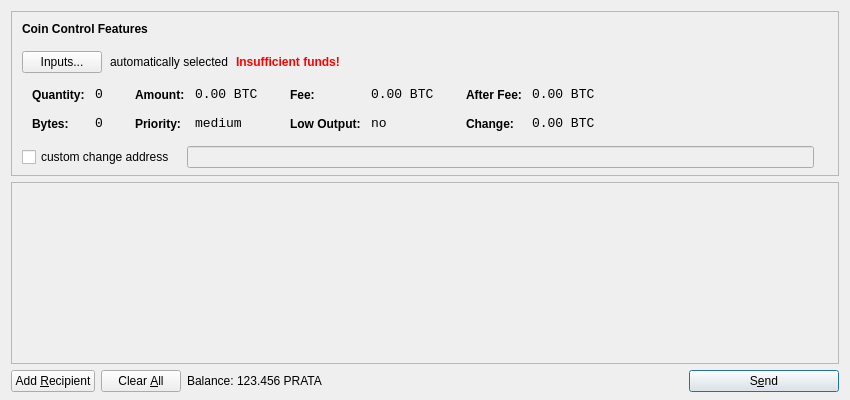
<?xml version="1.0" encoding="UTF-8"?>
<ui version="4.0">
 <class>SendCoinsDialog</class>
 <widget class="QDialog" name="SendCoinsDialog">
  <property name="geometry">
   <rect>
    <x>0</x>
    <y>0</y>
    <width>850</width>
    <height>400</height>
   </rect>
  </property>
  <property name="windowTitle">
   <string>Send Coins</string>
  </property>
  <layout class="QVBoxLayout" name="verticalLayout" stretch="0,1,0">
   <property name="bottomMargin">
    <number>8</number>
   </property>
   <item>
    <widget class="QFrame" name="frameCoinControl">
     <property name="sizePolicy">
      <sizepolicy hsizetype="Expanding" vsizetype="Expanding">
       <horstretch>0</horstretch>
       <verstretch>0</verstretch>
      </sizepolicy>
     </property>
     <property name="maximumSize">
      <size>
       <width>16777215</width>
       <height>16777215</height>
      </size>
     </property>
     <property name="frameShape">
      <enum>QFrame::StyledPanel</enum>
     </property>
     <property name="frameShadow">
      <enum>QFrame::Sunken</enum>
     </property>
     <layout class="QVBoxLayout" name="verticalLayoutCoinControl2">
      <property name="spacing">
       <number>-1</number>
      </property>
      <property name="leftMargin">
       <number>0</number>
      </property>
      <property name="topMargin">
       <number>0</number>
      </property>
      <property name="rightMargin">
       <number>0</number>
      </property>
      <property name="bottomMargin">
       <number>6</number>
      </property>
      <item>
       <layout class="QVBoxLayout" name="verticalLayoutCoinControl" stretch="0,0,0,0,1">
        <property name="spacing">
         <number>0</number>
        </property>
        <property name="leftMargin">
         <number>10</number>
        </property>
        <property name="topMargin">
         <number>10</number>
        </property>
        <item>
         <layout class="QHBoxLayout" name="horizontalLayoutCoinControl1">
          <property name="bottomMargin">
           <number>15</number>
          </property>
          <item>
           <widget class="QLabel" name="labelCoinControlFeatures">
            <property name="sizePolicy">
             <sizepolicy hsizetype="Preferred" vsizetype="Maximum">
              <horstretch>0</horstretch>
              <verstretch>0</verstretch>
             </sizepolicy>
            </property>
            <property name="font">
             <font>
              <weight>75</weight>
              <bold>true</bold>
             </font>
            </property>
            <property name="styleSheet">
             <string notr="true">font-weight:bold;</string>
            </property>
            <property name="text">
             <string>Coin Control Features</string>
            </property>
           </widget>
          </item>
         </layout>
        </item>
        <item>
         <layout class="QHBoxLayout" name="horizontalLayoutCoinControl2" stretch="0,0,0,0">
          <property name="spacing">
           <number>8</number>
          </property>
          <property name="bottomMargin">
           <number>10</number>
          </property>
          <item>
           <widget class="QPushButton" name="pushButtonCoinControl">
            <property name="styleSheet">
             <string notr="true"/>
            </property>
            <property name="text">
             <string>Inputs...</string>
            </property>
           </widget>
          </item>
          <item>
           <widget class="QLabel" name="labelCoinControlAutomaticallySelected">
            <property name="text">
             <string>automatically selected</string>
            </property>
            <property name="margin">
             <number>5</number>
            </property>
           </widget>
          </item>
          <item>
           <widget class="QLabel" name="labelCoinControlInsuffFunds">
            <property name="font">
             <font>
              <weight>75</weight>
              <bold>true</bold>
             </font>
            </property>
            <property name="styleSheet">
             <string notr="true">color:red;font-weight:bold;</string>
            </property>
            <property name="text">
             <string>Insufficient funds!</string>
            </property>
            <property name="margin">
             <number>5</number>
            </property>
           </widget>
          </item>
          <item>
           <spacer name="horizontalSpacerCoinControl">
            <property name="orientation">
             <enum>Qt::Horizontal</enum>
            </property>
            <property name="sizeHint" stdset="0">
             <size>
              <width>40</width>
              <height>1</height>
             </size>
            </property>
           </spacer>
          </item>
         </layout>
        </item>
        <item>
         <widget class="QWidget" name="widgetCoinControl" native="true">
          <property name="sizePolicy">
           <sizepolicy hsizetype="Preferred" vsizetype="Preferred">
            <horstretch>0</horstretch>
            <verstretch>0</verstretch>
           </sizepolicy>
          </property>
          <property name="minimumSize">
           <size>
            <width>0</width>
            <height>0</height>
           </size>
          </property>
          <property name="styleSheet">
           <string notr="true"/>
          </property>
          <layout class="QHBoxLayout" name="horizontalLayoutCoinControl5">
           <property name="margin">
            <number>0</number>
           </property>
           <item>
            <layout class="QHBoxLayout" name="horizontalLayoutCoinControl3" stretch="0,0,0,1">
             <property name="spacing">
              <number>20</number>
             </property>
             <property name="topMargin">
              <number>0</number>
             </property>
             <property name="bottomMargin">
              <number>10</number>
             </property>
             <item>
              <layout class="QFormLayout" name="formLayoutCoinControl1">
               <property name="horizontalSpacing">
                <number>10</number>
               </property>
               <property name="verticalSpacing">
                <number>14</number>
               </property>
               <property name="leftMargin">
                <number>10</number>
               </property>
               <property name="topMargin">
                <number>4</number>
               </property>
               <property name="rightMargin">
                <number>6</number>
               </property>
               <item row="0" column="0">
                <widget class="QLabel" name="labelCoinControlQuantityText">
                 <property name="styleSheet">
                  <string notr="true">font-weight:bold;</string>
                 </property>
                 <property name="text">
                  <string>Quantity:</string>
                 </property>
                 <property name="margin">
                  <number>0</number>
                 </property>
                </widget>
               </item>
               <item row="0" column="1">
                <widget class="QLabel" name="labelCoinControlQuantity">
                 <property name="font">
                  <font>
                   <family>Monospace</family>
                   <pointsize>10</pointsize>
                  </font>
                 </property>
                 <property name="cursor">
                  <cursorShape>IBeamCursor</cursorShape>
                 </property>
                 <property name="contextMenuPolicy">
                  <enum>Qt::ActionsContextMenu</enum>
                 </property>
                 <property name="text">
                  <string notr="true">0</string>
                 </property>
                 <property name="margin">
                  <number>0</number>
                 </property>
                 <property name="textInteractionFlags">
                  <set>Qt::LinksAccessibleByMouse|Qt::TextSelectableByKeyboard|Qt::TextSelectableByMouse</set>
                 </property>
                </widget>
               </item>
               <item row="1" column="0">
                <widget class="QLabel" name="labelCoinControlBytesText">
                 <property name="styleSheet">
                  <string notr="true">font-weight:bold;</string>
                 </property>
                 <property name="text">
                  <string>Bytes:</string>
                 </property>
                </widget>
               </item>
               <item row="1" column="1">
                <widget class="QLabel" name="labelCoinControlBytes">
                 <property name="font">
                  <font>
                   <family>Monospace</family>
                   <pointsize>10</pointsize>
                  </font>
                 </property>
                 <property name="cursor">
                  <cursorShape>IBeamCursor</cursorShape>
                 </property>
                 <property name="contextMenuPolicy">
                  <enum>Qt::ActionsContextMenu</enum>
                 </property>
                 <property name="text">
                  <string notr="true">0</string>
                 </property>
                 <property name="textInteractionFlags">
                  <set>Qt::LinksAccessibleByMouse|Qt::TextSelectableByKeyboard|Qt::TextSelectableByMouse</set>
                 </property>
                </widget>
               </item>
              </layout>
             </item>
             <item>
              <layout class="QFormLayout" name="formLayoutCoinControl2">
               <property name="horizontalSpacing">
                <number>10</number>
               </property>
               <property name="verticalSpacing">
                <number>14</number>
               </property>
               <property name="leftMargin">
                <number>6</number>
               </property>
               <property name="topMargin">
                <number>4</number>
               </property>
               <property name="rightMargin">
                <number>6</number>
               </property>
               <item row="0" column="0">
                <widget class="QLabel" name="labelCoinControlAmountText">
                 <property name="styleSheet">
                  <string notr="true">font-weight:bold;</string>
                 </property>
                 <property name="text">
                  <string>Amount:</string>
                 </property>
                 <property name="margin">
                  <number>0</number>
                 </property>
                </widget>
               </item>
               <item row="0" column="1">
                <widget class="QLabel" name="labelCoinControlAmount">
                 <property name="font">
                  <font>
                   <family>Monospace</family>
                   <pointsize>10</pointsize>
                  </font>
                 </property>
                 <property name="cursor">
                  <cursorShape>IBeamCursor</cursorShape>
                 </property>
                 <property name="contextMenuPolicy">
                  <enum>Qt::ActionsContextMenu</enum>
                 </property>
                 <property name="text">
                  <string notr="true">0.00 BTC</string>
                 </property>
                 <property name="textInteractionFlags">
                  <set>Qt::LinksAccessibleByMouse|Qt::TextSelectableByKeyboard|Qt::TextSelectableByMouse</set>
                 </property>
                </widget>
               </item>
               <item row="1" column="0">
                <widget class="QLabel" name="labelCoinControlPriorityText">
                 <property name="styleSheet">
                  <string notr="true">font-weight:bold;</string>
                 </property>
                 <property name="text">
                  <string>Priority:</string>
                 </property>
                </widget>
               </item>
               <item row="1" column="1">
                <widget class="QLabel" name="labelCoinControlPriority">
                 <property name="font">
                  <font>
                   <family>Monospace</family>
                   <pointsize>10</pointsize>
                  </font>
                 </property>
                 <property name="cursor">
                  <cursorShape>IBeamCursor</cursorShape>
                 </property>
                 <property name="contextMenuPolicy">
                  <enum>Qt::ActionsContextMenu</enum>
                 </property>
                 <property name="text">
                  <string>medium</string>
                 </property>
                 <property name="textInteractionFlags">
                  <set>Qt::LinksAccessibleByMouse|Qt::TextSelectableByKeyboard|Qt::TextSelectableByMouse</set>
                 </property>
                </widget>
               </item>
              </layout>
             </item>
             <item>
              <layout class="QFormLayout" name="formLayoutCoinControl3">
               <property name="horizontalSpacing">
                <number>10</number>
               </property>
               <property name="verticalSpacing">
                <number>14</number>
               </property>
               <property name="leftMargin">
                <number>6</number>
               </property>
               <property name="topMargin">
                <number>4</number>
               </property>
               <property name="rightMargin">
                <number>6</number>
               </property>
               <item row="0" column="0">
                <widget class="QLabel" name="labelCoinControlFeeText">
                 <property name="styleSheet">
                  <string notr="true">font-weight:bold;</string>
                 </property>
                 <property name="text">
                  <string>Fee:</string>
                 </property>
                 <property name="margin">
                  <number>0</number>
                 </property>
                </widget>
               </item>
               <item row="0" column="1">
                <widget class="QLabel" name="labelCoinControlFee">
                 <property name="font">
                  <font>
                   <family>Monospace</family>
                   <pointsize>10</pointsize>
                  </font>
                 </property>
                 <property name="cursor">
                  <cursorShape>IBeamCursor</cursorShape>
                 </property>
                 <property name="contextMenuPolicy">
                  <enum>Qt::ActionsContextMenu</enum>
                 </property>
                 <property name="text">
                  <string notr="true">0.00 BTC</string>
                 </property>
                 <property name="textInteractionFlags">
                  <set>Qt::LinksAccessibleByMouse|Qt::TextSelectableByKeyboard|Qt::TextSelectableByMouse</set>
                 </property>
                </widget>
               </item>
               <item row="1" column="0">
                <widget class="QLabel" name="labelCoinControlLowOutputText">
                 <property name="styleSheet">
                  <string notr="true">font-weight:bold;</string>
                 </property>
                 <property name="text">
                  <string>Low Output:</string>
                 </property>
                </widget>
               </item>
               <item row="1" column="1">
                <widget class="QLabel" name="labelCoinControlLowOutput">
                 <property name="font">
                  <font>
                   <family>Monospace</family>
                   <pointsize>10</pointsize>
                  </font>
                 </property>
                 <property name="cursor">
                  <cursorShape>IBeamCursor</cursorShape>
                 </property>
                 <property name="contextMenuPolicy">
                  <enum>Qt::ActionsContextMenu</enum>
                 </property>
                 <property name="text">
                  <string>no</string>
                 </property>
                 <property name="textInteractionFlags">
                  <set>Qt::LinksAccessibleByMouse|Qt::TextSelectableByKeyboard|Qt::TextSelectableByMouse</set>
                 </property>
                </widget>
               </item>
              </layout>
             </item>
             <item>
              <layout class="QFormLayout" name="formLayoutCoinControl4">
               <property name="horizontalSpacing">
                <number>10</number>
               </property>
               <property name="verticalSpacing">
                <number>14</number>
               </property>
               <property name="leftMargin">
                <number>6</number>
               </property>
               <property name="topMargin">
                <number>4</number>
               </property>
               <property name="rightMargin">
                <number>6</number>
               </property>
               <item row="0" column="0">
                <widget class="QLabel" name="labelCoinControlAfterFeeText">
                 <property name="styleSheet">
                  <string notr="true">font-weight:bold;</string>
                 </property>
                 <property name="text">
                  <string>After Fee:</string>
                 </property>
                 <property name="margin">
                  <number>0</number>
                 </property>
                </widget>
               </item>
               <item row="0" column="1">
                <widget class="QLabel" name="labelCoinControlAfterFee">
                 <property name="font">
                  <font>
                   <family>Monospace</family>
                   <pointsize>10</pointsize>
                  </font>
                 </property>
                 <property name="cursor">
                  <cursorShape>IBeamCursor</cursorShape>
                 </property>
                 <property name="contextMenuPolicy">
                  <enum>Qt::ActionsContextMenu</enum>
                 </property>
                 <property name="text">
                  <string notr="true">0.00 BTC</string>
                 </property>
                 <property name="textInteractionFlags">
                  <set>Qt::LinksAccessibleByMouse|Qt::TextSelectableByKeyboard|Qt::TextSelectableByMouse</set>
                 </property>
                </widget>
               </item>
               <item row="1" column="0">
                <widget class="QLabel" name="labelCoinControlChangeText">
                 <property name="styleSheet">
                  <string notr="true">font-weight:bold;</string>
                 </property>
                 <property name="text">
                  <string>Change:</string>
                 </property>
                </widget>
               </item>
               <item row="1" column="1">
                <widget class="QLabel" name="labelCoinControlChange">
                 <property name="font">
                  <font>
                   <family>Monospace</family>
                   <pointsize>10</pointsize>
                  </font>
                 </property>
                 <property name="cursor">
                  <cursorShape>IBeamCursor</cursorShape>
                 </property>
                 <property name="contextMenuPolicy">
                  <enum>Qt::ActionsContextMenu</enum>
                 </property>
                 <property name="text">
                  <string notr="true">0.00 BTC</string>
                 </property>
                 <property name="textInteractionFlags">
                  <set>Qt::LinksAccessibleByMouse|Qt::TextSelectableByKeyboard|Qt::TextSelectableByMouse</set>
                 </property>
                </widget>
               </item>
              </layout>
             </item>
            </layout>
           </item>
          </layout>
         </widget>
        </item>
        <item>
         <layout class="QHBoxLayout" name="horizontalLayoutCoinControl4" stretch="0,0,0">
          <property name="spacing">
           <number>12</number>
          </property>
          <property name="sizeConstraint">
           <enum>QLayout::SetDefaultConstraint</enum>
          </property>
          <property name="topMargin">
           <number>5</number>
          </property>
          <property name="rightMargin">
           <number>5</number>
          </property>
          <item>
           <widget class="QCheckBox" name="checkBoxCoinControlChange">
            <property name="text">
             <string>custom change address</string>
            </property>
           </widget>
          </item>
          <item>
           <widget class="QLineEdit" name="lineEditCoinControlChange">
            <property name="enabled">
             <bool>false</bool>
            </property>
            <property name="sizePolicy">
             <sizepolicy hsizetype="Expanding" vsizetype="Fixed">
              <horstretch>0</horstretch>
              <verstretch>0</verstretch>
             </sizepolicy>
            </property>
           </widget>
          </item>
          <item>
           <widget class="QLabel" name="labelCoinControlChangeLabel">
            <property name="sizePolicy">
             <sizepolicy hsizetype="Preferred" vsizetype="Expanding">
              <horstretch>0</horstretch>
              <verstretch>0</verstretch>
             </sizepolicy>
            </property>
            <property name="minimumSize">
             <size>
              <width>0</width>
              <height>0</height>
             </size>
            </property>
            <property name="text">
             <string/>
            </property>
            <property name="margin">
             <number>3</number>
            </property>
           </widget>
          </item>
         </layout>
        </item>
        <item>
         <spacer name="verticalSpacerCoinControl">
          <property name="orientation">
           <enum>Qt::Vertical</enum>
          </property>
          <property name="sizeHint" stdset="0">
           <size>
            <width>800</width>
            <height>1</height>
           </size>
          </property>
         </spacer>
        </item>
       </layout>
      </item>
     </layout>
    </widget>
   </item>
   <item>
    <widget class="QScrollArea" name="scrollArea">
     <property name="widgetResizable">
      <bool>true</bool>
     </property>
     <widget class="QWidget" name="scrollAreaWidgetContents">
      <property name="geometry">
       <rect>
        <x>0</x>
        <y>0</y>
        <width>830</width>
        <height>165</height>
       </rect>
      </property>
      <layout class="QVBoxLayout" name="verticalLayout_2">
       <property name="margin">
        <number>0</number>
       </property>
       <item>
        <layout class="QVBoxLayout" name="entries">
         <property name="spacing">
          <number>6</number>
         </property>
        </layout>
       </item>
       <item>
        <spacer name="verticalSpacer">
         <property name="orientation">
          <enum>Qt::Vertical</enum>
         </property>
         <property name="sizeHint" stdset="0">
          <size>
           <width>20</width>
           <height>40</height>
          </size>
         </property>
        </spacer>
       </item>
      </layout>
     </widget>
    </widget>
   </item>
   <item>
    <layout class="QHBoxLayout" name="horizontalLayout">
     <item>
      <widget class="QPushButton" name="addButton">
       <property name="toolTip">
        <string>Send to multiple recipients at once</string>
       </property>
       <property name="text">
        <string>Add &amp;Recipient</string>
       </property>
       <property name="icon">
        <iconset resource="../bitcoin.qrc">
         <normaloff>:/icons/add</normaloff>:/icons/add</iconset>
       </property>
       <property name="autoDefault">
        <bool>false</bool>
       </property>
      </widget>
     </item>
     <item>
      <widget class="QPushButton" name="clearButton">
       <property name="sizePolicy">
        <sizepolicy hsizetype="Minimum" vsizetype="Fixed">
         <horstretch>0</horstretch>
         <verstretch>0</verstretch>
        </sizepolicy>
       </property>
       <property name="toolTip">
        <string>Remove all transaction fields</string>
       </property>
       <property name="text">
        <string>Clear &amp;All</string>
       </property>
       <property name="icon">
        <iconset resource="../bitcoin.qrc">
         <normaloff>:/icons/remove</normaloff>:/icons/remove</iconset>
       </property>
       <property name="autoRepeatDelay">
        <number>300</number>
       </property>
       <property name="autoDefault">
        <bool>false</bool>
       </property>
      </widget>
     </item>
     <item>
      <layout class="QHBoxLayout" name="horizontalLayout_2">
       <property name="spacing">
        <number>3</number>
       </property>
       <item>
        <widget class="QLabel" name="label">
         <property name="text">
          <string>Balance:</string>
         </property>
        </widget>
       </item>
       <item>
        <widget class="QLabel" name="labelBalance">
         <property name="cursor">
          <cursorShape>IBeamCursor</cursorShape>
         </property>
         <property name="text">
          <string>123.456 PRATA</string>
         </property>
         <property name="textInteractionFlags">
          <set>Qt::LinksAccessibleByMouse|Qt::TextSelectableByKeyboard|Qt::TextSelectableByMouse</set>
         </property>
        </widget>
       </item>
      </layout>
     </item>
     <item>
      <spacer name="horizontalSpacer">
       <property name="orientation">
        <enum>Qt::Horizontal</enum>
       </property>
       <property name="sizeHint" stdset="0">
        <size>
         <width>40</width>
         <height>20</height>
        </size>
       </property>
      </spacer>
     </item>
     <item>
      <widget class="QPushButton" name="sendButton">
       <property name="minimumSize">
        <size>
         <width>150</width>
         <height>0</height>
        </size>
       </property>
       <property name="toolTip">
        <string>Confirm the send action</string>
       </property>
       <property name="text">
        <string>S&amp;end</string>
       </property>
       <property name="icon">
        <iconset resource="../bitcoin.qrc">
         <normaloff>:/icons/send</normaloff>:/icons/send</iconset>
       </property>
       <property name="default">
        <bool>true</bool>
       </property>
      </widget>
     </item>
    </layout>
   </item>
  </layout>
 </widget>
 <resources>
  <include location="../bitcoin.qrc"/>
 </resources>
 <connections/>
</ui>
